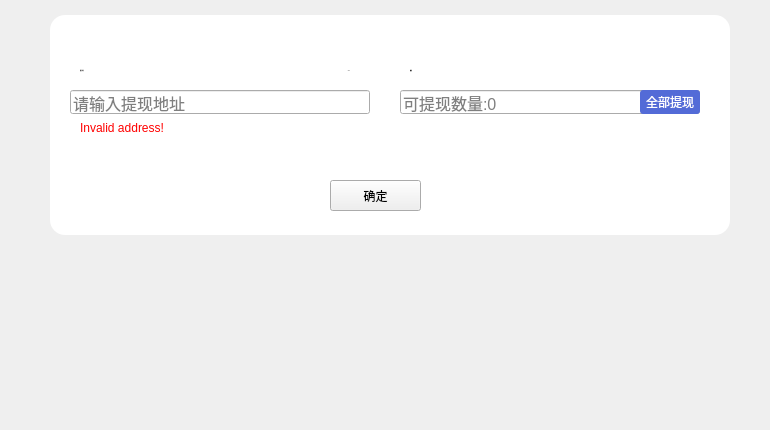
<?xml version="1.0" encoding="UTF-8"?>
<ui version="4.0">
 <class>WithdrawInputWidget</class>
 <widget class="QWidget" name="WithdrawInputWidget">
  <property name="geometry">
   <rect>
    <x>0</x>
    <y>0</y>
    <width>770</width>
    <height>430</height>
   </rect>
  </property>
  <property name="windowTitle">
   <string>Form</string>
  </property>
  <widget class="QLabel" name="label">
   <property name="geometry">
    <rect>
     <x>80</x>
     <y>60</y>
     <width>150</width>
     <height>20</height>
    </rect>
   </property>
   <property name="font">
    <font>
     <family>Microsoft YaHei UI Light</family>
     <pointsize>-1</pointsize>
     <weight>50</weight>
     <italic>false</italic>
     <bold>false</bold>
    </font>
   </property>
   <property name="styleSheet">
    <string notr="true">color: rgb(51, 51, 51);
font: 12px &quot;Microsoft YaHei UI Light&quot;;</string>
   </property>
   <property name="text">
    <string>提至地址</string>
   </property>
  </widget>
  <widget class="QLabel" name="label_symbol">
   <property name="geometry">
    <rect>
     <x>270</x>
     <y>60</y>
     <width>80</width>
     <height>20</height>
    </rect>
   </property>
   <property name="font">
    <font>
     <family>Microsoft YaHei UI Light</family>
     <pointsize>-1</pointsize>
     <weight>50</weight>
     <italic>false</italic>
     <bold>false</bold>
    </font>
   </property>
   <property name="styleSheet">
    <string notr="true">color: rgb(51, 51, 51);
font:12px &quot;Microsoft YaHei UI Light&quot;;</string>
   </property>
   <property name="text">
    <string>XWC</string>
   </property>
   <property name="alignment">
    <set>Qt::AlignRight|Qt::AlignTrailing|Qt::AlignVCenter</set>
   </property>
  </widget>
  <widget class="QLabel" name="label_3">
   <property name="geometry">
    <rect>
     <x>410</x>
     <y>60</y>
     <width>80</width>
     <height>20</height>
    </rect>
   </property>
   <property name="font">
    <font>
     <family>Microsoft YaHei UI Light</family>
     <pointsize>-1</pointsize>
     <weight>50</weight>
     <italic>false</italic>
     <bold>false</bold>
    </font>
   </property>
   <property name="styleSheet">
    <string notr="true">color: rgb(51, 51, 51);
font:12px &quot;Microsoft YaHei UI Light&quot;;</string>
   </property>
   <property name="text">
    <string>数量</string>
   </property>
  </widget>
  <widget class="QLineEdit" name="lineEdit_address">
   <property name="geometry">
    <rect>
     <x>70</x>
     <y>90</y>
     <width>300</width>
     <height>24</height>
    </rect>
   </property>
   <property name="font">
    <font>
     <pointsize>12</pointsize>
    </font>
   </property>
   <property name="placeholderText">
    <string>请输入提现地址</string>
   </property>
  </widget>
  <widget class="QLineEdit" name="lineEdit_ammount">
   <property name="geometry">
    <rect>
     <x>400</x>
     <y>90</y>
     <width>300</width>
     <height>24</height>
    </rect>
   </property>
   <property name="font">
    <font>
     <pointsize>12</pointsize>
    </font>
   </property>
   <property name="placeholderText">
    <string>可提现数量:0</string>
   </property>
  </widget>
  <widget class="QToolButton" name="toolButton_all">
   <property name="geometry">
    <rect>
     <x>640</x>
     <y>90</y>
     <width>60</width>
     <height>24</height>
    </rect>
   </property>
   <property name="cursor">
    <cursorShape>PointingHandCursor</cursorShape>
   </property>
   <property name="styleSheet">
    <string notr="true">QToolButton{color:white;font: 11px &quot;微软雅黑&quot;;background-color: rgb(83,107,215);border:0px solid white;border-radius:3px;}</string>
   </property>
   <property name="text">
    <string>全部提现</string>
   </property>
  </widget>
  <widget class="QToolButton" name="toolButton_confirm">
   <property name="geometry">
    <rect>
     <x>330</x>
     <y>180</y>
     <width>91</width>
     <height>31</height>
    </rect>
   </property>
   <property name="cursor">
    <cursorShape>PointingHandCursor</cursorShape>
   </property>
   <property name="text">
    <string>确定</string>
   </property>
  </widget>
  <widget class="QLabel" name="label_tipNumber">
   <property name="geometry">
    <rect>
     <x>410</x>
     <y>130</y>
     <width>241</width>
     <height>16</height>
    </rect>
   </property>
   <property name="styleSheet">
    <string notr="true">font: 12px &quot;Microsoft YaHei UI Light&quot;;
color: rgb(255, 11, 35);</string>
   </property>
   <property name="text">
    <string/>
   </property>
  </widget>
  <widget class="QLabel" name="label_tipAddr">
   <property name="geometry">
    <rect>
     <x>80</x>
     <y>120</y>
     <width>271</width>
     <height>16</height>
    </rect>
   </property>
   <property name="styleSheet">
    <string notr="true">color: red;</string>
   </property>
   <property name="text">
    <string>Invalid address!</string>
   </property>
  </widget>
  <widget class="QLabel" name="label_back">
   <property name="geometry">
    <rect>
     <x>50</x>
     <y>15</y>
     <width>680</width>
     <height>220</height>
    </rect>
   </property>
   <property name="styleSheet">
    <string notr="true">background-color: rgb(255, 255, 255);
border-radius:15px;</string>
   </property>
   <property name="text">
    <string/>
   </property>
  </widget>
  <zorder>label_back</zorder>
  <zorder>label</zorder>
  <zorder>label_symbol</zorder>
  <zorder>label_3</zorder>
  <zorder>lineEdit_address</zorder>
  <zorder>lineEdit_ammount</zorder>
  <zorder>toolButton_all</zorder>
  <zorder>toolButton_confirm</zorder>
  <zorder>label_tipNumber</zorder>
  <zorder>label_tipAddr</zorder>
 </widget>
 <resources/>
 <connections/>
</ui>
